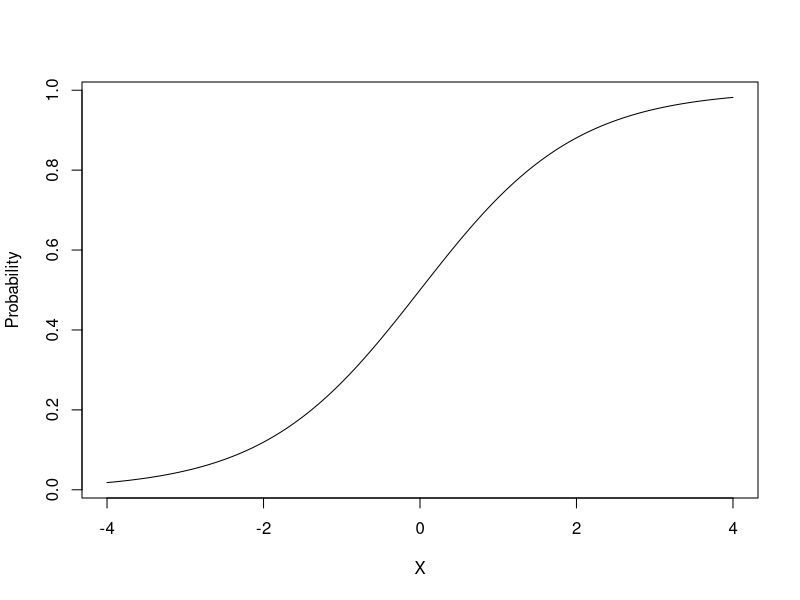
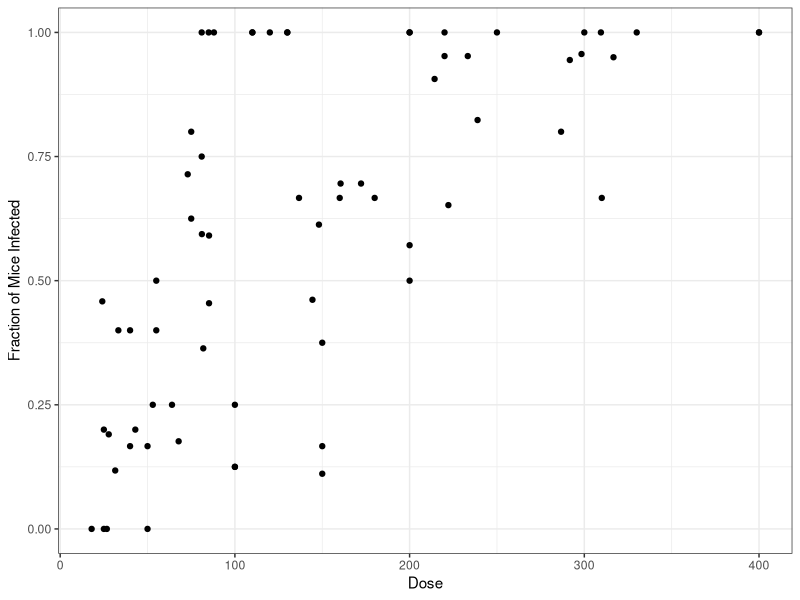
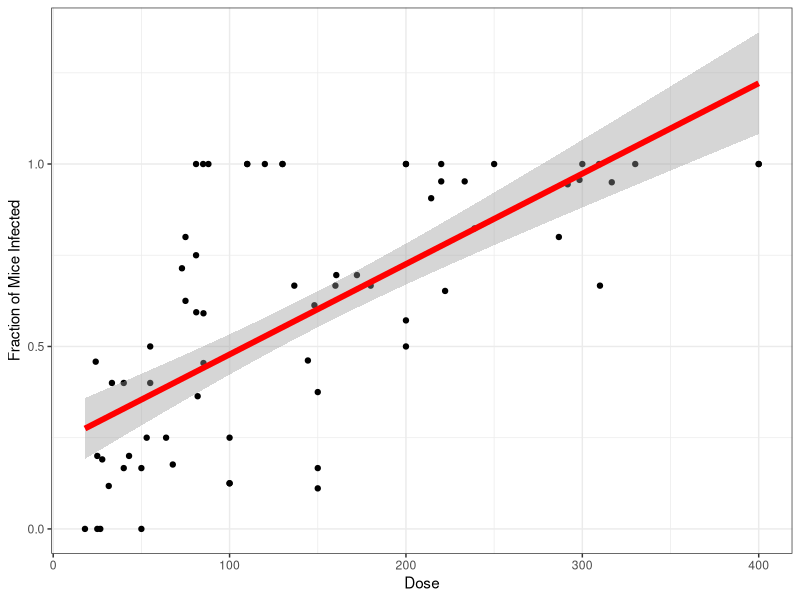
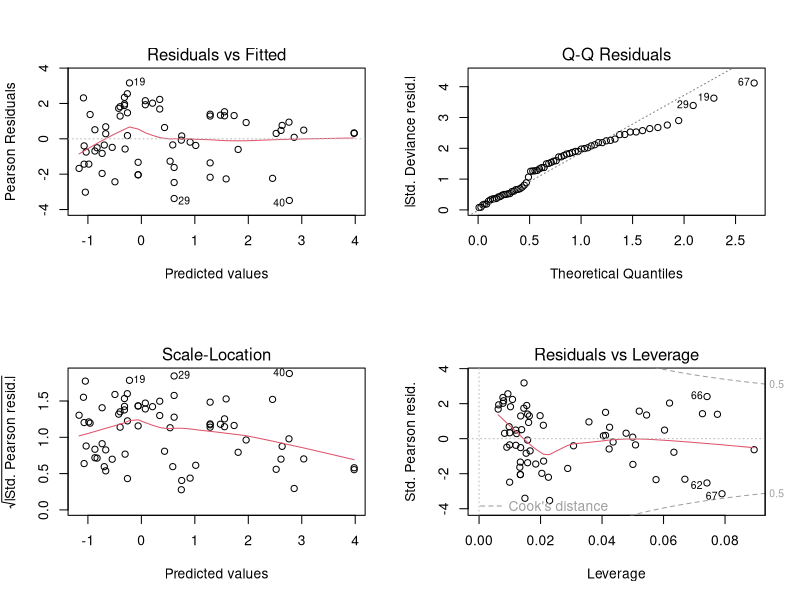

The R script that drew these images, in order: (Note: this script raises an error after producing the figures.)
## @knitr lecture16prep
library(ggplot2)
crypto <- read.csv("./data/cryptoDATA.csv")
crypto.glm <- glm(cbind(Y, N-Y) ~ Dose, data=crypto, family=binomial)


## @knitr logitPlot
x<-seq(-4,4,.01)
plot(x, 1/(1+exp(-x)), type="l", ylab="Probability", xlab="X")


## @knitr crypto_glms
# 1) using Heads, Tails 
glm(cbind(Y, N-Y) ~ Dose, data=crypto, family=binomial)
#
#
# 2) using weights as size parameter for Binomial
glm(Y/N ~ Dose, weights=N, data=crypto, family=binomial)

## @knitr crypto_ggplot
cryptoPlot <- qplot(Dose, Y/N, data=crypto) +
  theme_bw() +
  ylab("Fraction of Mice Infected")
cryptoPlot

## @knitr crypto_ggplot_fit
cryptoPlot+stat_smooth(method="glm", aes(weight=N), family="binomial", col="red", lwd=2) 
  
## @knitr crypto_diagnostics
par(mfrow=c(2,2))
plot(crypto.glm)
par(mfrow=c(1,1))

## @knitr crypto_summary
summary(crypto.glm)

## @knitr load_seeds
seeds <- read.csv("./data/seedbank.csv", na.strings="-")


## @knitr seeds_trans
seeds <- within(seeds, {
  log.seed.weight <- log(seed.weight)
})

## @knitr seeds_plot
qplot(log.seed.weight, Predation, data=seeds,position= position_jitter(w = 0.1, h=0.01)) +
  theme_bw()


## @knitr seeds_glm
seed.glm <- glm(Predation ~ log.seed.weight, 
                data=seeds, family=binomial)



## @knitr seed_plot_fitted
qplot(log.seed.weight, Predation, data=seeds,position= position_jitter(w = 0.2, h=0.02)) +
  theme_bw() +
  stat_smooth(method="glm", family=binomial, color="red", lwd=2)

## @knitr seed_diagnostics
par(mfrow=c(2,2))
plot(seed.glm)
par(mfrow=c(1,1))

## @knitr seeds_binned_resids
binplot <- function(x,y,nclass=10, ...){
  idx <- sort(x, index.return=T)$ix
  x<-x[idx]
  y<-y[idx]
  bins <- seq(1, length(x), floor(length(x)/nclass))
  q <- ifelse(range(bins)[2] != length(idx),  bins <- c(bins,length(x)), bins)
  bins <- cbind(bins[-length(bins)], bins[-1])
  
  ret<- apply(bins, 1, function(b) return(c(x=mean(x[b[1]:b[2]]), y=mean(y[b[1]:b[2]])))) 
  
  plot(ret[1,], ret[2,], xlab="Fitted", ylab="Residual", pch=19, main=paste(nclass, " Bins", sep=""), ...)
  
}

binplot( x=fitted(seed.glm), y=residuals(seed.glm), nclass=200)

